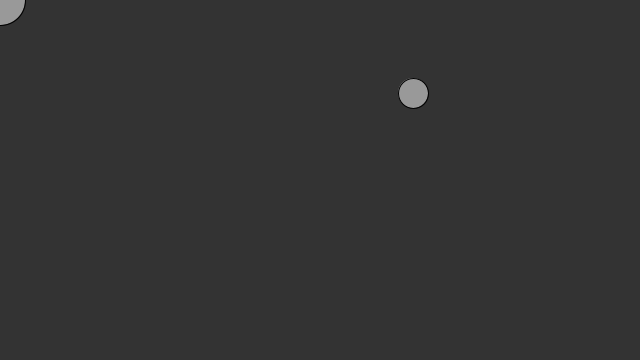
Frame 1 (no input)
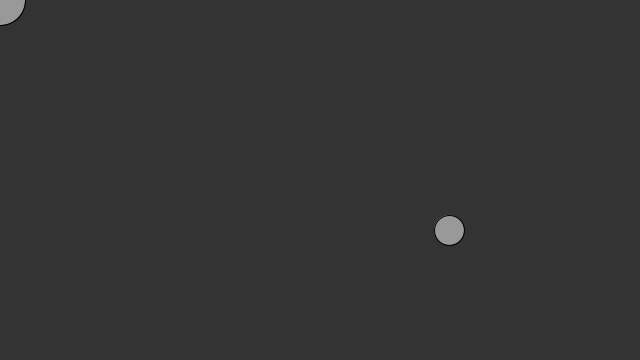
Frame 60 (the mouse pressed at the canvas centre just before this capture)
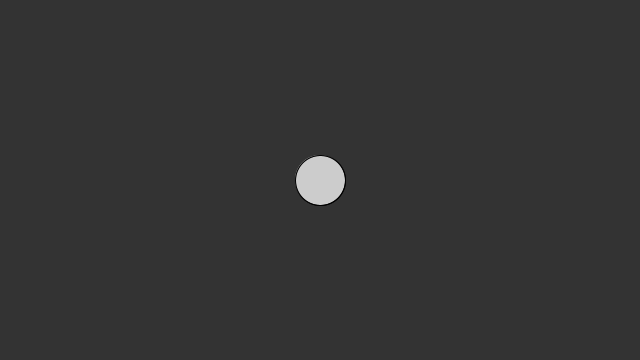
Frame 120 (the mouse held since frame 60 and released just before this capture)

The Processing sketch that drew these frames (run headless with seeded random() and noise(); from frame 60 on, the mouse is pressed at the canvas centre):

// Processing sketch: processing_116977
// ── processing_116977.pde

int smallPoint, largePoint;

void setup() {
  size(640, 360);
  background(51);
  noCursor();
  smallPoint = 4;
  largePoint = 20;
}

void draw() { 
  background(51);
  
  if(mouseY < height/2){
      float pointillize = map(mouseX, mouseY, width, smallPoint, largePoint);
  int x = int(random(width));
  int y = int(random(height));
  fill(255, 128);
  ellipse(x, y, 30, 30);
  }else{
    ellipse(mouseX, mouseY, 50, 50);
  }
  
  
  ellipse(mouseX,mouseY, 50, 50);
 
}
